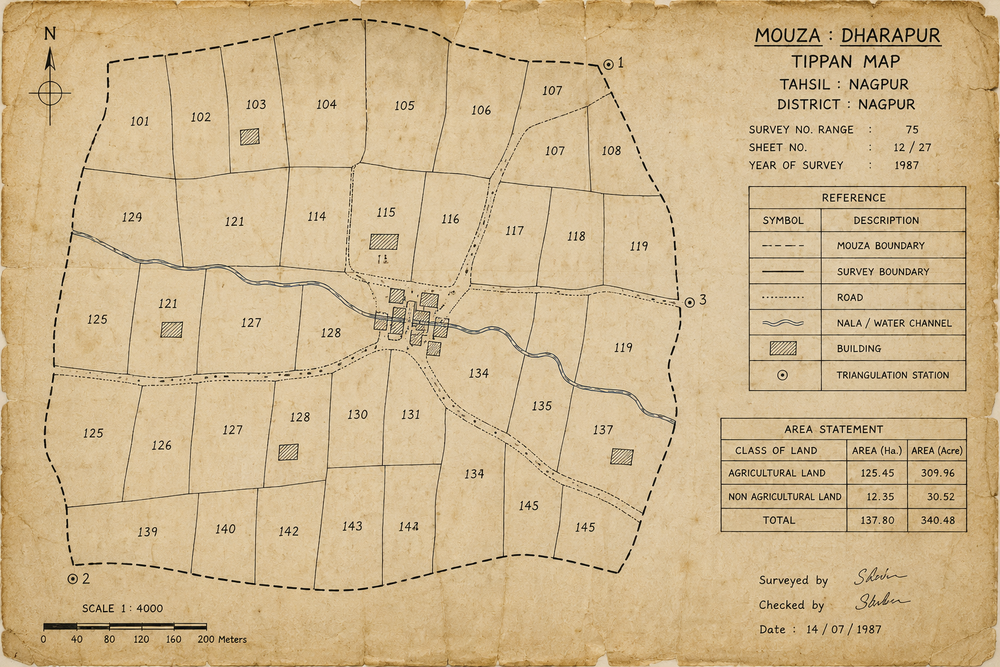
#> input picture data/raw/test_map.png, 1000 x 667 px, shrunk from 1536 x 1024 before the run, found by its file name
$ python ocr_plot_numbers.py
#> lines starting #> are read from the running program, lines starting #| are printed output that depends on the picture; after the words box and inside, x2 and y2 are one past the last pixel; in counts of white or black regions, pixels touching at a corner belong together
import re
import json
from pathlib import Path

import cv2
import pytesseract


pytesseract.pytesseract.tesseract_cmd = (
    r"C:\Program Files\Tesseract-OCR\tesseract.exe"
)


def extract_plot_numbers(image_path: str, output_path: str) -> None:
    """Detect likely numeric plot numbers and their image locations."""
#> called with image_path = 'data/raw/test_map.png', output_path = 'data/processed/plot_numbers.json'

    input_file = Path(image_path)
    output_file = Path(output_path)

    image = cv2.imread(str(input_file), cv2.IMREAD_GRAYSCALE)
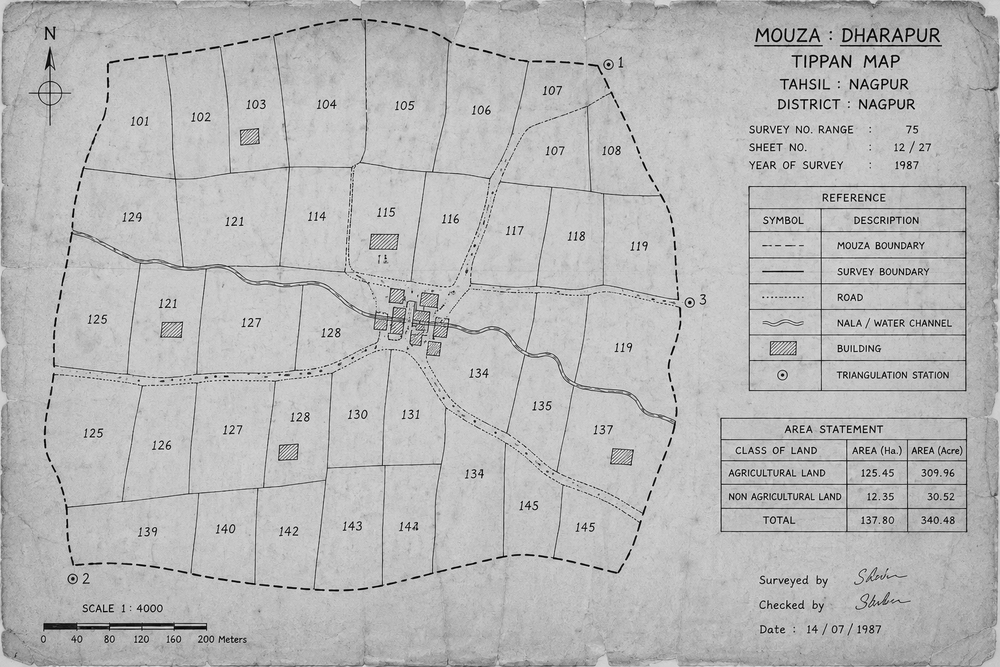
#> image: shape (667, 1000); min 0, max 252, mean 184.1

    if image is None:
        raise FileNotFoundError(f"Could not read: {input_file}")

    # Improve text visibility
    blurred = cv2.GaussianBlur(image, (3, 3), 0)

    threshold = cv2.threshold(
        blurred,
        0,
        255,
        cv2.THRESH_BINARY + cv2.THRESH_OTSU
    )[1]
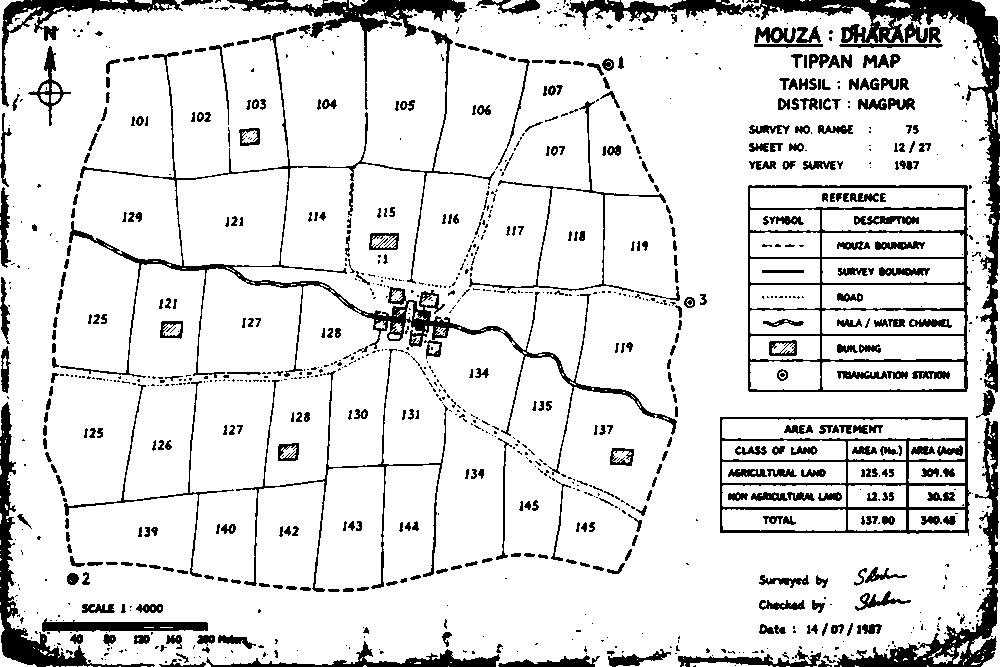
#> threshold: shape (667, 1000); 86.6% white; 1106 black regions (651 under 20 px), largest, box (x1, y1, x2, y2) and area: (569, 0, 1000, 393) 10099, (60, 30, 677, 475) 8681, (748, 185, 971, 392) 5782

    # Ask Tesseract for individual text boxes
    data = pytesseract.image_to_data(
        threshold,
        config="--psm 11",
        output_type=pytesseract.Output.DICT
    )

    detected_numbers = []

    for i, text in enumerate(data["text"]):
        text = text.strip()

        # Keep only 1-4 digit values
        if not re.fullmatch(r"\d{1,4}", text):
            continue

        confidence = float(data["conf"][i])

        # Ignore very uncertain OCR results
        if confidence < 50:
            continue

        x = data["left"][i]
        y = data["top"][i]
        width = data["width"][i]
        height = data["height"][i]

        detected_numbers.append({
            "plot_number": text,
            "confidence": round(confidence, 2),
            "location": {
                "x": x,
                "y": y,
                "width": width,
                "height": height
            }
        })

    output_file.parent.mkdir(parents=True, exist_ok=True)

    with open(output_file, "w", encoding="utf-8") as file:
        json.dump(detected_numbers, file, indent=2)

    print(f"Detected {len(detected_numbers)} numeric labels.")

    for number in detected_numbers:
        print(
            f"Plot {number['plot_number']} "
            f"(confidence: {number['confidence']}%) "
            f"at {number['location']}"
        )

    print(f"Saved to: {output_file}")


if __name__ == "__main__":
    extract_plot_numbers(
        "data/raw/test_map.png",
        "data/processed/plot_numbers.json"
    )
#> (the call stopped at in extract_plot_numbers, `data = pytesseract.image_to_data( threshold, config="--psm 11", output..`: pytesseract is not available in this run)
